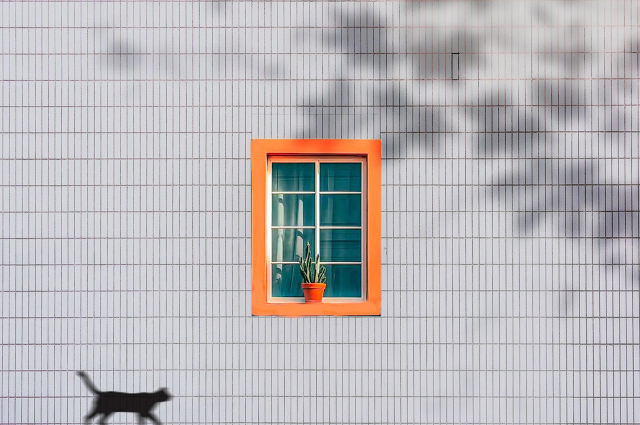
#> input picture imageDetector/data/cat_wall.jpg, 1280 x 850 px (shown at 1/2 size)
$ python images.py
#> lines starting #> are read from the running program, lines starting #| are printed output that depends on the picture; after the words box and inside, x2 and y2 are one past the last pixel; in counts of white or black regions, pixels touching at a corner belong together
#> in main, im is the input picture: shape (850, 1280, 3); mean R, G, B 186.9, 184.1, 186.6
import numpy as np
from skimage.io import imread
from matplotlib import pyplot as plt


def print_image_information(im: np.ndarray) -> None:
    height, width = im.shape[:2]
#> height = 850; width = 1280
    print(f"Image shape: {height}x{width}px")
#| Image shape: 850x1280px

    if len(im.shape) > 2:
        print(f"Number of channels: {im.shape[2]}")
#| Number of channels: 3
    else:
        print("Grayscale image")

    print(f"Min/max values: {im.min()}, {im.max()}")
#| Min/max values: 0, 255


def display_region(im: np.ndarray, x: int, y: int,
                   width: int, height: int) -> None:
#> called with x = 150, y = 700, width = 250, height = 150
    region = im[y:y+height, x:x+width]
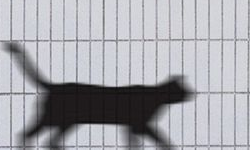
#> region: shape (150, 250, 3); mean R, G, B 166.1, 166.3, 172
    plt.figure()
    plt.imshow(region)
    plt.show()


def get_histogram(im: np.ndarray) -> list[int]:
    hist = [0 for _ in range(256)]

    for v in range(256):
        n_pixels = (im == v).sum()
        hist[v] = n_pixels

    return hist


def display_rgb_histograms(im: np.ndarray) -> None:
    r, g, b = im[..., 0], im[..., 1], im[..., 2]
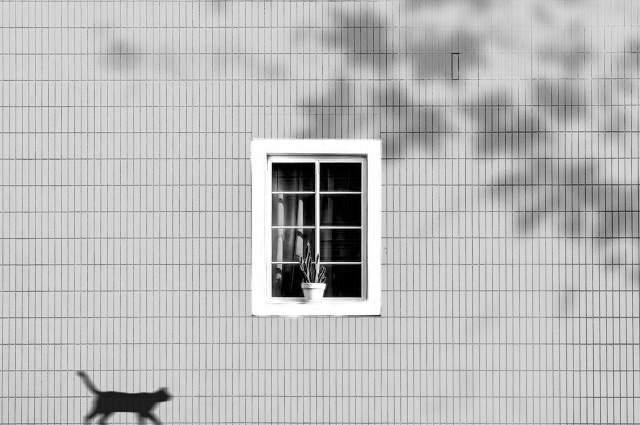
#> r: shape (850, 1280) (shown at 1/2 size); min 0, max 255, mean 186.9
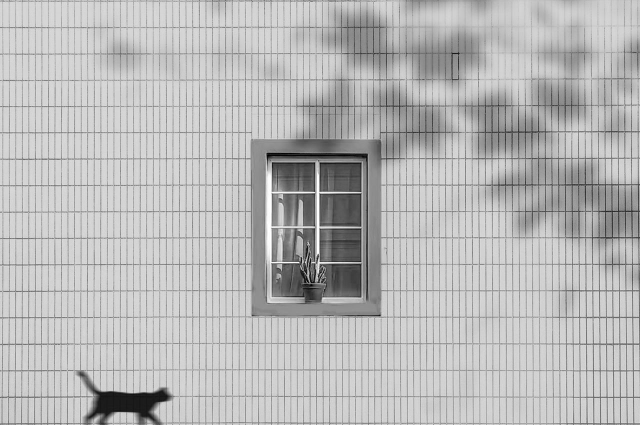
#> g: shape (850, 1280) (shown at 1/2 size); min 0, max 255, mean 184.1
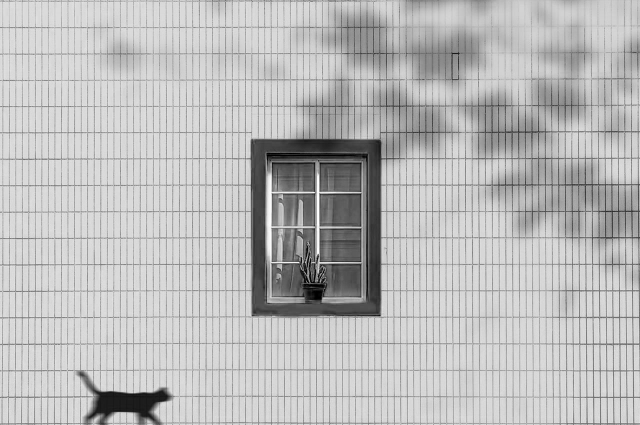
#> b: shape (850, 1280) (shown at 1/2 size); min 0, max 255, mean 186.6
    hist_r = get_histogram(r)
#> the loop in get_histogram, `for v in range(256):` made 256 passes
#> n_pixels on passes 1 to 3: 7901, 2134, 1981
#> after the loop in get_histogram, `for v in range(256):`: hist = 256 values, max 64041 at index 211, min 198 at index 239, mean 4250
#> hist_r has the same summary as hist in get_histogram
    hist_g = get_histogram(g)
#> the loop in get_histogram (call 2), `for v in range(256):` made 256 passes
#> n_pixels on passes 1 to 3: 79, 37, 41
#> hist_g = 256 values, max 58261 at index 211, min 37 at index 1, mean 4250
    hist_b = get_histogram(b)
#> hist_b = 256 values, max 63418 at index 217, min 36 at index 254, mean 4250

    plt.figure()
    plt.bar(range(256), hist_r, color='r', alpha=0.6)
    plt.bar(range(256), hist_g, color='g', alpha=0.6)
    plt.bar(range(256), hist_b, color='b', alpha=0.6)

    plt.show()
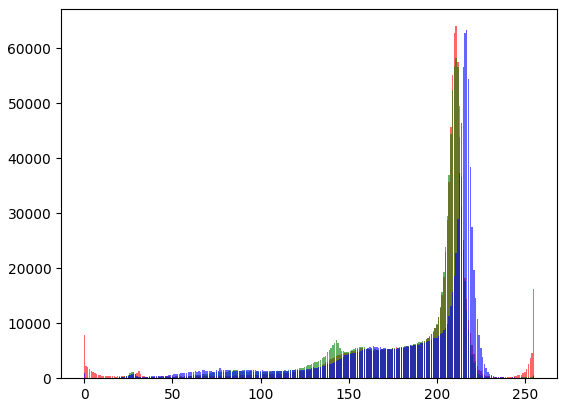
#> figure drawn by matplotlib, 1 panel; tallest bar 64041 high, from x = 210.6 to 211.4; tallest bar 58261 high, from x = 210.6 to 211.4; tallest bar 63418 high, from x = 216.6 to 217.4


def display_image_and_mask(im: np.ndarray, mask: np.ndarray) -> None:
    plt.figure()
    plt.imshow(im)
    plt.figure()
    plt.imshow(mask)
    plt.show()


def main():
    im = imread("./data/cat_wall.jpg")

    print_image_information(im)
    display_region(
        im,
        x=150,
        y=700,
        width=250,
        height=im.shape[0] - 700
    )

    display_rgb_histograms(im)
    mask = im[..., 0] > 230
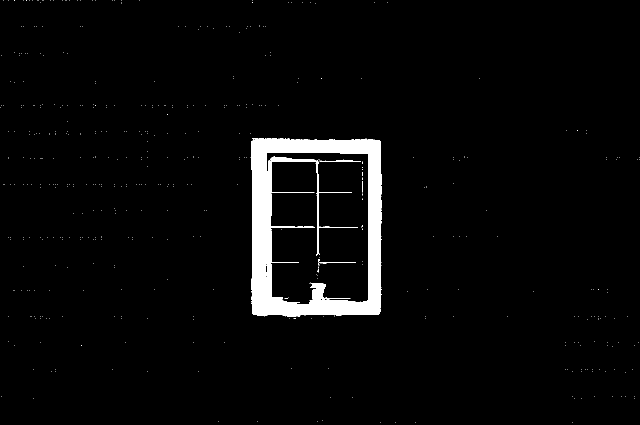
#> mask: shape (850, 1280) bool (shown at 1/2 size); 3.4% white; 476 white regions (472 under 20 px), largest, box (x1, y1, x2, y2) and area: (502, 276, 764, 634) 35911, (639, 321, 722, 324) 142, (636, 518, 712, 531) 105, (724, 362, 725, 385) 23

    display_image_and_mask(im, mask)


if __name__ == "__main__":
    main()
